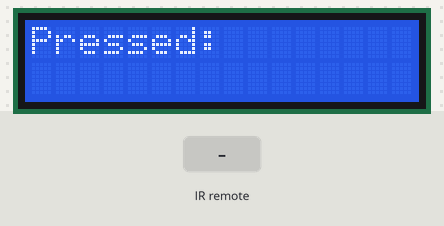
Recording of a sketch running on a simulated Arduino Uno, built with avr-gcc and run on an emulated ATmega328P. Shown: 16×2 character LCD. The inputs (shaded band) are chosen by the test bench.

Above: at 1.2 s.
1.3 s: infrared code 0x18 received
At 3.5 s:
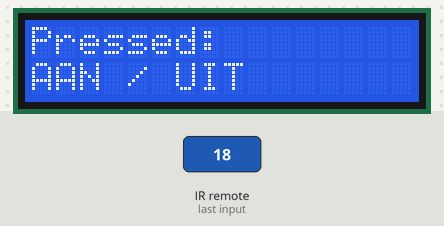
3.8 s: infrared code 0xD received
At 4.5 s:
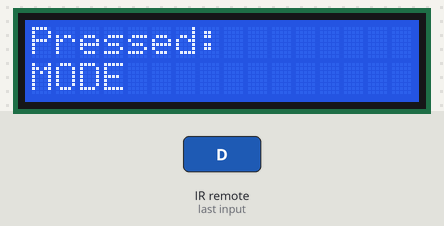
5.3 s: infrared code 0x4 received
At 5.7 s:
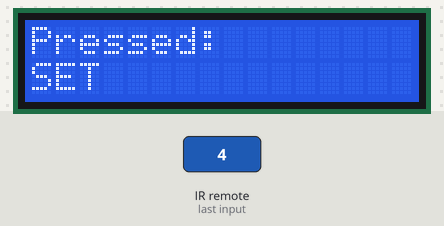
6.8 s: infrared code 0x46 received
At 7.9 s:
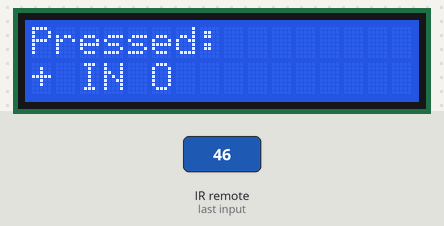
8.3 s: infrared code 0x55 received
At 9.2 s:
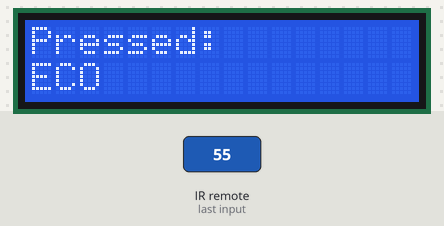
9.8 s: infrared code 0x16 received
At 10.2 s:
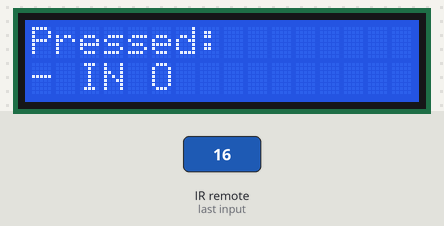
Timing chart, 0 to 12.8 s (numbered marks = the images above; inputs shaded):
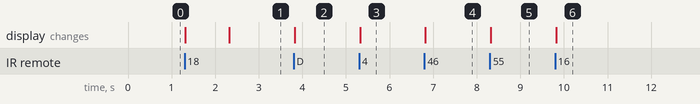

The sketch:

CommandOnLCD.ino
```cpp
#include <Wire.h>
#include <LiquidCrystal_I2C.h>

#include "IRremote.hpp"

#define IR_RECEIVE_PIN 2
String msg = "";

//I2C pin declaratie
LiquidCrystal_I2C lcd(0x3F, 16, 2); //Opgelet met adres 0x27; 0x3F is voor de PCF8574A

uint32_t vorigeMillis = 0;
bool newPress = false;

int waitTime = 5000;

//Zie gegevens PCF8574 of PCF8574A

void setup()
{
  lcd.init(); //Initializing display
  lcd.backlight(); //To Power ON the back light

  IrReceiver.begin(IR_RECEIVE_PIN, ENABLE_LED_FEEDBACK);
}

void loop()
{
  lcd.setCursor(0,0); //Defining positon to write from first row,first column .
  lcd.print("Pressed:"); //You can write 16 Characters per line.

  //Clear de screen om de 5sec en reset de clear tijd elke keer dat er eens nieuwe knop ingedrukt wordt
  if(millis() - vorigeMillis >= waitTime){
    lcd.clear();
    vorigeMillis = millis();
  }

  if (IrReceiver.decode()) {
    vorigeMillis = millis();
    lcd.clear();
    lcd.setCursor(0,0); //Defining positon to write from first row,first column .
    lcd.print("Pressed:"); //You can write 16 Characters per line.
    lcd.setCursor(0,1);

    uint16_t command = IrReceiver.decodedIRData.command;

    switch (command) {
      case 24:
        //Display uit en na 1sec weer aan
        lcd.noDisplay();
        delay(1000);
        lcd.display();
        msg = "AAN / UIT";
        break;
      case 13:
        msg = "MODE";
        break;
      case 4:
        msg = "SET";
        break;
      case 70:
        msg = "+ IN O";
        break;
      case 85:
        msg = "ECO";
        break;
      case 22:
        msg = "- IN O";
        break;
      case 64:
        msg = "GRAFIEK";
        break;
      case 25:
        msg = "+";
        break;
      case 23:
        msg = "-";
        break;
      case 30:
        msg = "WEEK";
        break;
      default:
        msg = "UNDEFINED";
    }

    lcd.print(msg);
    IrReceiver.resume();
  }
}
```

Measured:
- after the input at 1.3 s, the display: first changes at once (image 1 shows a later state)
- after the input at 3.8 s, the display: changes at once (image 2)
- after the input at 5.3 s, the display: changes at once (image 3)
- after the input at 6.8 s, the display: changes at once (image 4)
- after the input at 8.3 s, the display: changes at once (image 5)
- after the input at 9.8 s, the display: changes at once (image 6)
